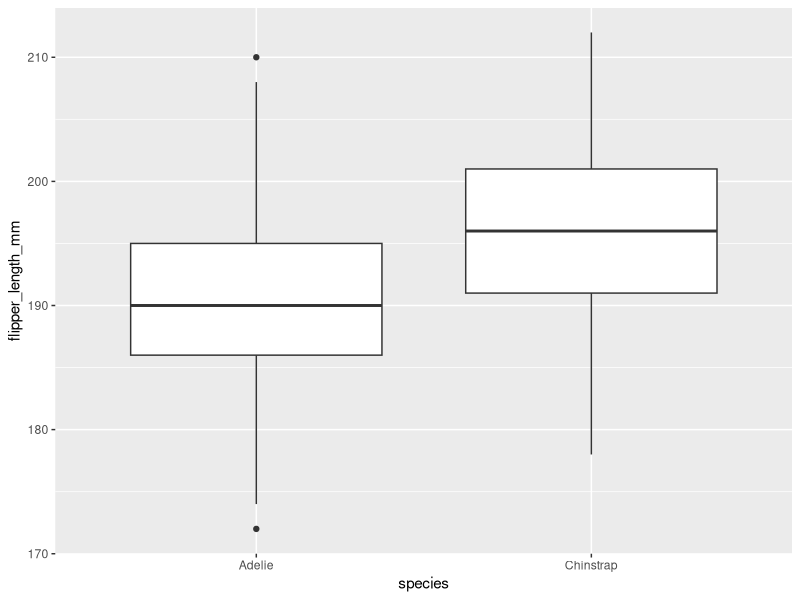
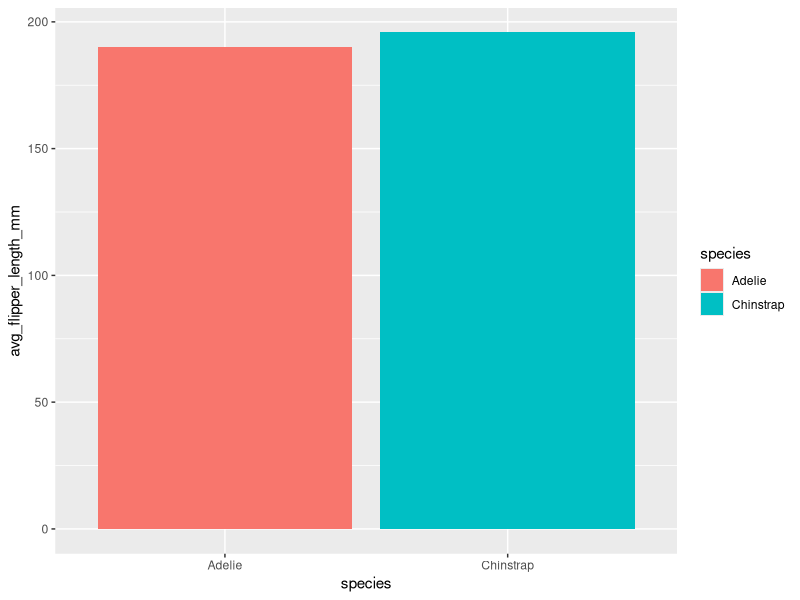
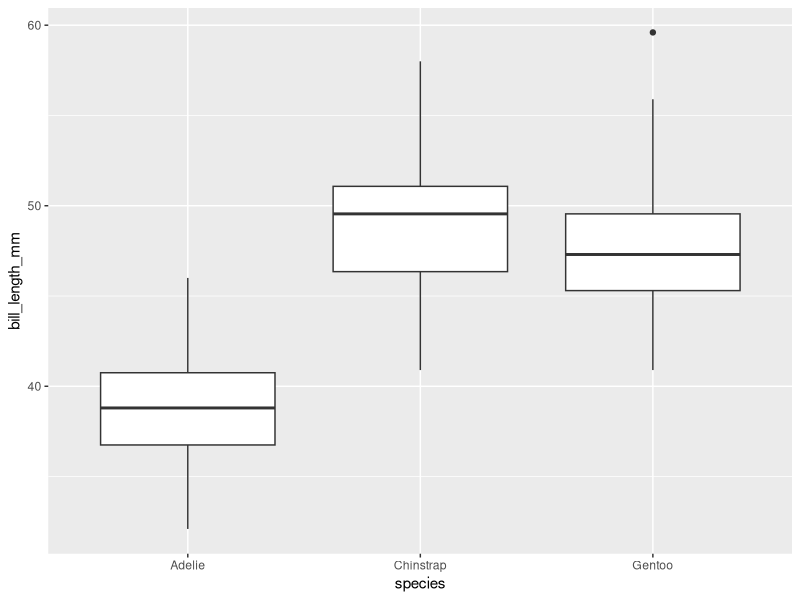

Write the R code that produced these figures, in order.
## ---- chunk 1
library(tidyverse)
library(palmerpenguins)

penguins

## ---- chunk 2

flippers<-penguins %>% filter(species=="Adelie" | species=="Chinstrap") %>% select(species, flipper_length_mm)



flippers

## ---- chunk 3

t.test(flipper_length_mm ~ species, data=flippers)


## ---- chunk 4




## ---- chunk 5
ggplot(data=flippers, mapping = aes(species, flipper_length_mm))+geom_boxplot()


## ---- chunk 6

flipper_summary<-flippers%>%na.omit()%>%group_by(species)%>%summarize(avg_flipper_length_mm=mean(flipper_length_mm))

ggplot(data=flipper_summary, mapping = aes(x=species,y=avg_flipper_length_mm, fill=species ))+geom_bar(stat="identity")


## ---- chunk 7




## ---- chunk 8

bills_aov<-aov(bill_length_mm ~ species, data=penguins)



summary(bills_aov)

#TukeyHSD(bills_aov)

## ---- chunk 9
TukeyHSD(bills_aov)
## ---- chunk 10
ggplot(data=penguins, mapping = aes(species, bill_length_mm))+geom_boxplot()
## ---- chunk 11

